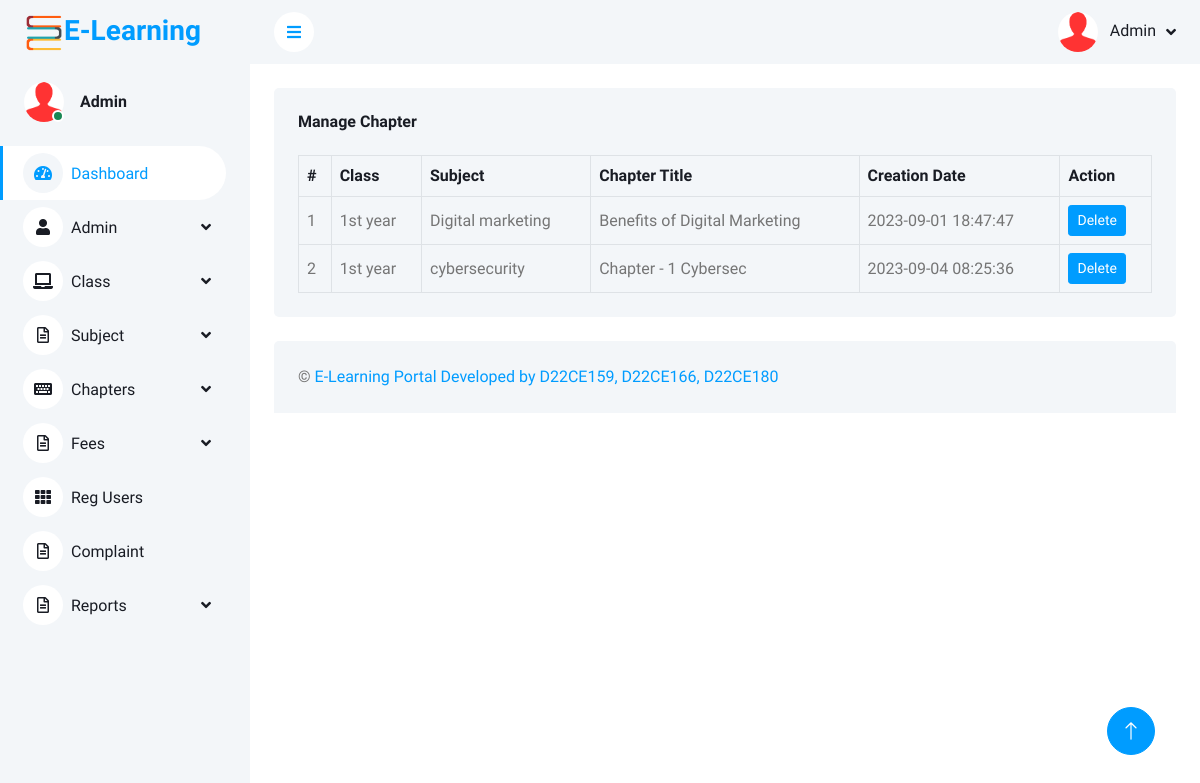
Screenshot of /admin/manage-course.php (signed in) with the database file from the repository.
### tables this page shows
CREATE TABLE IF NOT EXISTS `tblcourse` (
  `ID` int NOT NULL AUTO_INCREMENT,
  `Class` varchar(50) DEFAULT NULL,
  `Subject` varchar(50) DEFAULT NULL,
  `CourseTitle` varchar(250) DEFAULT NULL,
  `CourseDecription` mediumtext,
  `File1` varchar(250) DEFAULT NULL,
  `File2` varchar(250) DEFAULT NULL,
  `File3` varchar(250) DEFAULT NULL,
  `File4` varchar(250) DEFAULT NULL,
  `CreationDate` timestamp NULL DEFAULT CURRENT_TIMESTAMP,
  PRIMARY KEY (`ID`)
);

CREATE TABLE IF NOT EXISTS `tblclass` (
  `ID` int NOT NULL AUTO_INCREMENT,
  `Class` varchar(50) DEFAULT NULL,
  `CreationDate` timestamp NULL DEFAULT CURRENT_TIMESTAMP,
  `Class_fee` int NOT NULL,
  PRIMARY KEY (`ID`)
);

CREATE TABLE IF NOT EXISTS `tblsubject` (
  `ID` int NOT NULL AUTO_INCREMENT,
  `ClassID` int DEFAULT NULL,
  `Subject` varchar(100) DEFAULT NULL,
  `CreationDate` timestamp NULL DEFAULT CURRENT_TIMESTAMP,
  PRIMARY KEY (`ID`)
);

### admin/manage-course.php (the view, shortened to what this page needs)
<?php
include('includes/dbconnection.php');
if (strlen($_SESSION['ocasaid'] == 0)) {
    header('location:logout.php');
} else {
?>
<!DOCTYPE html>
<html lang="en">
<head>
    <link href="https://cdnjs.cloudflare.com/ajax/libs/font-awesome/5.10.0/css/all.min.css" rel="stylesheet">
    <link href="https://cdn.jsdelivr.net/npm/bootstrap-icons@1.4.1/font/bootstrap-icons.css" rel="stylesheet">
    <link href="lib/owlcarousel/assets/owl.carousel.min.css" rel="stylesheet">
    <link href="lib/tempusdominus/css/tempusdominus-bootstrap-4.min.css" rel="stylesheet" />
    <link href="css/bootstrap.min.css" rel="stylesheet">
    <link href="css/style.css" rel="stylesheet">
</head>
<body>
    <div class="container-fluid position-relative bg-white d-flex p-0">
        <?php include_once('includes/sidebar.php');?>
        <div class="content">
            <?php include_once('includes/header.php');?>
                    <div class="container-fluid pt-4 px-4">
                <div class="bg-light text-center rounded p-4">
                    <div class="d-flex align-items-center justify-content-between mb-4">
                        <h6 class="mb-0">Manage Chapter</h6>
                    </div>
                    <div class="table-responsive">
                        <table class="table text-start align-middle table-bordered table-hover mb-0">
                            <thead>
                                <tr class="text-dark">
                                    <th scope="col">#</th>
                                    <th scope="col">Class</th>
                                    <th scope="col">Subject</th>
                                    <th scope="col">Chapter Title</th>
                                    <th scope="col">Creation Date</th>
                                    <th scope="col">Action</th>
                                </tr>
                            </thead>
                            <tbody>
                                <tr>
                                    <?php
$sql="SELECT tblclass.ID as cid,tblclass.Class,tblsubject.ID as sid,tblsubject.Subject,tblsubject.CreationDate,tblcourse.ID as courseid,tblcourse.CourseTitle,tblcourse.CreationDate as coursecd from tblcourse join tblclass on tblclass.ID=tblcourse.Class join tblsubject on tblsubject.ID=tblcourse.Subject";
$query = $dbh -> prepare($sql);
$query->execute();
$results=$query->fetchAll(PDO::FETCH_OBJ);
$cnt=1;
if($query->rowCount() > 0)
{
foreach($results as $row)
{               ?>
                                    <td><?php echo htmlentities($cnt);?></td>
                                    <td><?php  echo htmlentities($row->Class);?></td>
                                    <td><?php  echo htmlentities($row->Subject);?></td>
                                    <td><?php  echo htmlentities($row->CourseTitle);?></td>
                                    <td><?php  echo htmlentities($row->coursecd);?></td>
                                    <td><a class="btn btn-sm btn-primary" href="manage-course.php?delid=<?php echo ($row->courseid);?>"  onclick="return confirm('Do you really want to Delete ?');">Delete</a></td>
                                </tr><?php $cnt=$cnt+1;}} ?>
                            </tbody>
                        </table>
                    </div>
                </div>
            </div>
            <?php include_once('includes/footer.php');?>
        </div>
<?php include_once('includes/back-totop.php');?>
    </div>
</body>
</html><?php }  ?>

### admin/includes/sidebar.php (shortened to what this page needs)
<div class="sidebar pe-4 pb-3">
    <nav class="navbar bg-light navbar-light">
        <a href="dashboard.php" class="navbar-brand mx-4 mb-3">
            <h3 class="text-primary"><img src="..\images\icon\favicon.png" height="40px"></i>E-Learning</h3>
        </a>
        <div class="d-flex align-items-center ms-4 mb-4">
            <div class="position-relative">
                <img class="rounded-circle" src="img/user.jpg" alt="" style="width: 40px; height: 40px;">
                <div
                    class="bg-success rounded-circle border border-2 border-white position-absolute end-0 bottom-0 p-1">
                </div>
            </div>
            <div class="ms-3">
                <?php
                $aid = $_SESSION['ocasaid'];
                $sql = "SELECT * from  tbladmin where ID=:aid";
                $query = $dbh->prepare($sql);
                $query->bindParam(':aid', $aid, PDO::PARAM_STR);
                $query->execute();
                $results = $query->fetchAll(PDO::FETCH_OBJ);
                $cnt = 1;
                if ($query->rowCount() > 0) {
                    foreach ($results as $row) { ?>
                        <h6 class="mb-0">
                            <?php echo $row->AdminName; ?>
                        </h6>
                        <!-- <span><?php echo $row->Email; ?></span><?php $cnt = $cnt + 1;
                    }
                } ?> -->
            </div>
        </div>
        <div class="navbar-nav w-100">
            <a href="dashboard.php" class="nav-item nav-link active"><i
                    class="fa fa-tachometer-alt me-2"></i>Dashboard</a>
            <div class="nav-item dropdown">
                <a href="#" class="nav-link dropdown-toggle" data-bs-toggle="dropdown"><i
                        class="fa fa-user me-2"></i>Admin</a>
            </div>
            <div class="nav-item dropdown">
                <a href="#" class="nav-link dropdown-toggle" data-bs-toggle="dropdown"><i
                        class="fa fa-laptop me-2"></i>Class</a>
            </div>
            <div class="nav-item dropdown">
                <a href="#" class="nav-link dropdown-toggle" data-bs-toggle="dropdown"><i
                        class="far fa-file-alt me-2"></i>Subject</a>
            </div>
            <div class="nav-item dropdown">
                <a href="#" class="nav-link dropdown-toggle" data-bs-toggle="dropdown"><i
                        class="fa fa-keyboard me-2"></i>Chapters</a>
            </div>
            <div class="nav-item dropdown">
                <a href="#" class="nav-link dropdown-toggle" data-bs-toggle="dropdown"><i
                        class="far fa-file-alt me-2"></i>Fees</a>
            </div>
            <a href="reg-users.php" class="nav-item nav-link"><i class="fa fa-th me-2"></i>Reg Users</a>
            <a href="view-complaint.php" class="nav-item nav-link"><i class="far fa-file-alt me-2"></i>Complaint</a>
            <div class="nav-item dropdown">
                <a href="#" class="nav-link dropdown-toggle" data-bs-toggle="dropdown"><i
                        class="far fa-file-alt me-2"></i>Reports</a>
            </div>
        </div>
    </nav>
</div>

### admin/includes/header.php (shortened to what this page needs)
            <nav class="navbar navbar-expand bg-light navbar-light sticky-top px-4 py-0" style ="background-color:red">
                <a href="#" class="sidebar-toggler flex-shrink-0">
                    <i class="fa fa-bars"></i>
                </a>
                <div class="navbar-nav align-items-center ms-auto" >
                   <?php
$aid=$_SESSION['ocasaid'];
$sql="SELECT * from  tbladmin where ID=:aid";
$query = $dbh -> prepare($sql);
$query->bindParam(':aid',$aid,PDO::PARAM_STR);
$query->execute();
$results=$query->fetchAll(PDO::FETCH_OBJ);
$cnt=1;
if($query->rowCount() > 0)
{
foreach($results as $row)
{               ?>
                    <div class="nav-item dropdown" >
                        <a href="#" class="nav-link dropdown-toggle" data-bs-toggle="dropdown">
                            <img class="rounded-circle me-lg-2" src="img/user.jpg" alt="" style="width: 40px; height: 40px;">
                            <span class="d-none d-lg-inline-flex"><?php  echo $row->AdminName;?></span><?php $cnt=$cnt+1;}} ?>
                        </a>
                    </div>
                </div>
            </nav>

### admin/css/style.css (style rules this page uses)
:root { --primary: #009CFF; --light: #F3F6F9; --dark: #191C24; }
.btn { transition: .5s; }
.btn.btn-primary { color: #FFFFFF; }
.sidebar { position: fixed; top: 0; left: 0; bottom: 0; width: 250px; height: 100vh; overflow-y: auto; background: var(--light); transition: 0.5s; z-index: 999; }
.content { margin-left: 250px; min-height: 100vh; background: #FFFFFF; transition: 0.5s; }
@media (min-width: 992px) { .sidebar { margin-left: 0; } }
@media (min-width: 992px) { .content { width: calc(100% - 250px); } }
.sidebar .navbar .navbar-nav .nav-link { padding: 7px 20px; color: var(--dark); font-weight: 500; border-left: 3px solid var(--light); border-radius: 0 30px 30px 0; outline: none; }
.sidebar .navbar .navbar-nav .nav-link:hover, .sidebar .navbar .navbar-nav .nav-link.active { color: var(--primary); background: #FFFFFF; border-color: var(--primary); }
.sidebar .navbar .navbar-nav .nav-link i { width: 40px; height: 40px; display: inline-flex; align-items: center; justify-content: center; background: #FFFFFF; border-radius: 40px; }
.sidebar .navbar .navbar-nav .nav-link:hover i, .sidebar .navbar .navbar-nav .nav-link.active i { background: var(--light); }
.sidebar .navbar .dropdown-toggle::after { position: absolute; top: 15px; right: 15px; border: none; content: "\f107"; font-family: "Font Awesome 5 Free"; font-weight: 900; transition: .5s; }
.content .navbar .navbar-nav .nav-link { margin-left: 25px; padding: 12px 0; color: var(--dark); outline: none; }
.content .navbar .sidebar-toggler, .content .navbar .navbar-nav .nav-link i { width: 40px; height: 40px; display: inline-flex; align-items: center; justify-content: center; background: #FFFFFF; border-radius: 40px; }
.content .navbar .dropdown-toggle::after { margin-left: 6px; vertical-align: middle; border: none; content: "\f107"; font-family: "Font Awesome 5 Free"; font-weight: 900; transition: .5s; }

### rows the page displays
tblcourse: tblclass.Class "1st year", tblsubject.Subject "Digital marketing", CourseTitle "Benefits of Digital Marketing", CreationDate "2023-09-01 18:47:47"
tblcourse: tblclass.Class "1st year", tblsubject.Subject "cybersecurity", CourseTitle "Chapter - 1 Cybersec", CreationDate "2023-09-04 08:25:36"

### other values shown
$row->AdminName "Admin"
